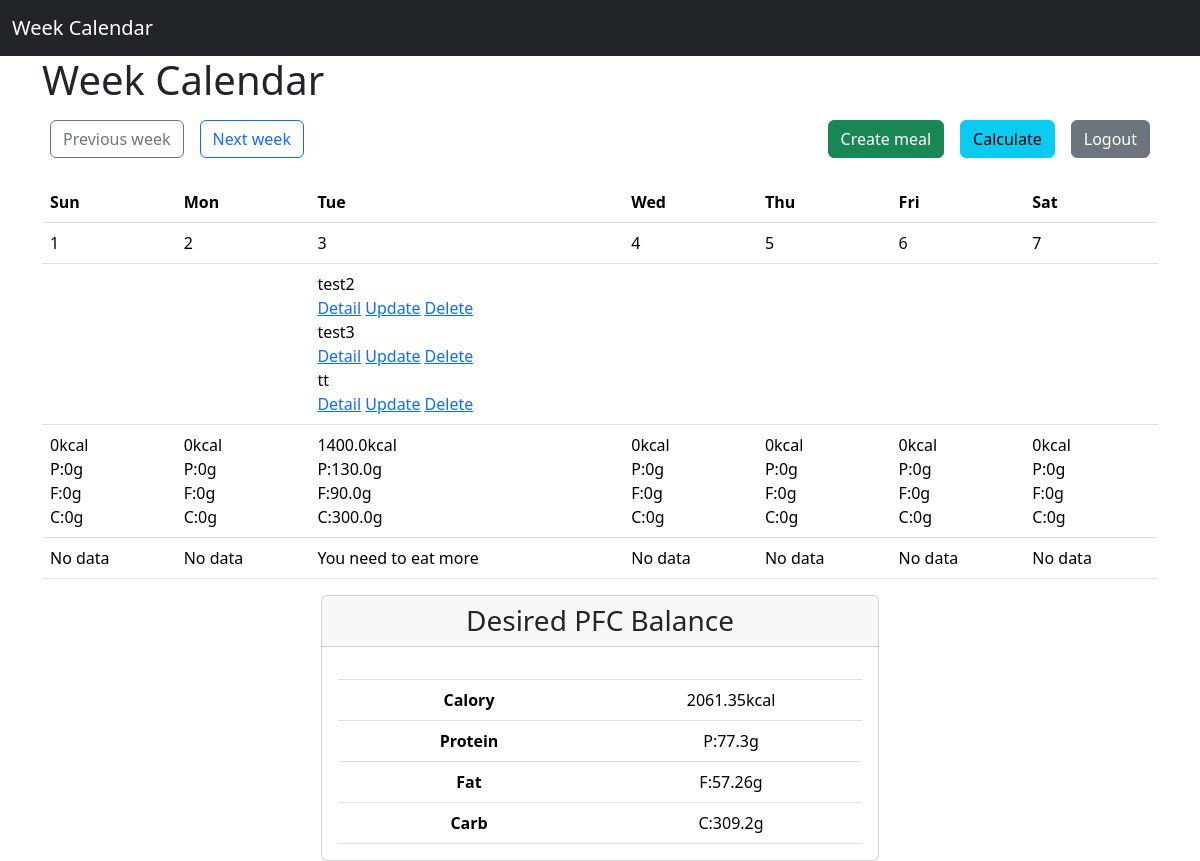
Page /week_with_meal/ (signed in) on the committed database.
### diet_management/models.py (models this page shows, shortened)
class Meal(models.Model):
    title = models.CharField(max_length=50)
    calory = models.FloatField()
    protein = models.FloatField()
    fat = models.FloatField()
    carb = models.FloatField()
    date = models.DateField()
    created_at = models.DateTimeField(auto_now_add=True)
    author = models.CharField(max_length=50, null=True)
    user = models.ForeignKey(get_user_model(), on_delete=models.CASCADE, null=True)

class Account(models.Model):
    user = models.OneToOneField(User, on_delete=models.CASCADE)
    last_name = models.CharField(max_length=100)
    first_name = models.CharField(max_length=100)
    calory = models.FloatField(null=True, default=0)
    protein = models.FloatField(null=True, default=0)
    fat = models.FloatField(null=True, default=0)
    carb = models.FloatField(null=True, default=0)

### diet_management/views.py (the view)
# urls.py: path("week_with_meal/", WeekWithMealCalendar.as_view(), name="week_with_meal"),
class WeekWithMealCalendar(LoginRequiredMixin, mixins.WeekWithMealMixin, TemplateView):
    template_name = "diet_management/week_with_meal.html"
    model = Meal
    date_field = 'date'
    first_weekday = 6
    def get_context_data(self, **kwargs):
        print(Account.objects.filter(user=self.request.user).get().calory)
        context = super().get_context_data(**kwargs)
        context.update({
            "account": Account.objects.filter(user=self.request.user),
            "accounts": Account.objects.all(),
            "calory80": Account.objects.filter(user=self.request.user).get().calory*0.8,
        })
        calendar_context = self.get_week_calendar()
        context.update(calendar_context)
        return context

### diet_management/mixins.py (called while the page is built)
    def setup_calendar(self):
        self._calendar = calendar.Calendar(self.first_weekday)

    def get_week_names(self):
        week_names = deque(self.week_names)
        week_names.rotate(-self.first_weekday)
        return week_names

    def get_week_days(self):
        month = self.kwargs.get('month')
        year = self.kwargs.get('year')
        day = self.kwargs.get('day')
        if month and year and day:
            date = datetime.date(year=int(year), month=int(month), day=int(day))
        else:
            date = datetime.date.today()
        for week in self._calendar.monthdatescalendar(date.year, date.month):
            if date in week:
                return week

    def get_week_calendar(self):
        self.setup_calendar()
        days = self.get_week_days()
        first = days[0]
        last = days[-1]
        calendar_data = {
            'now': datetime.date.today(),
            'week_days': days,
            'week_previous': first - datetime.timedelta(days=7),
            'week_next': first + datetime.timedelta(days=7),
            'week_names': self.get_week_names(),
            'week_first': first,
            'week_last': last,
        }
        return calendar_data

    def get_week_meals(self, start, end, days):
        lookup = {
            'date__range'.format(self.date_field): (start, end)
        }
        queryset = self.model.objects.filter(**lookup)
        day_meals = {day: [] for day in days}
        for meal in queryset:
            meal_date = getattr(meal, self.date_field)
            day_meals[meal_date].append(meal)
        return day_meals

    def get_total_pfc(self, start, end, days):
        lookup = {
            'date__range'.format(self.date_field): (start, end)
        }
        meals = self.model.objects.filter(**lookup)
        day_pfc = {day: {"cal": 0, "protein": 0, "fat": 0, "carb": 0} for day in days}
        for meal in meals:
            if self.request.user == meal.user:
                meal_date = getattr(meal, self.date_field)
                day_pfc[meal_date]["cal"] += meal.calory
                day_pfc[meal_date]["protein"] += meal.protein
                day_pfc[meal_date]["fat"] += meal.fat
                day_pfc[meal_date]["carb"] += meal.carb
        return day_pfc

### diet_management/templates/diet_management/week_with_meal.html
{% extends 'diet_management/base.html' %}
{% block content %}
<h1>Week Calendar</h1>
<div class="d-flex bd-highlight mb-3">
    <div class="p-2">
        <a class="btn btn-outline-secondary" href="{% url 'week_with_meal' week_previous.year week_previous.month week_previous.day %}">Previous week</a>
    </div>
    <div class="p-2">
        <a class="btn btn-outline-primary" href="{% url 'week_with_meal' week_next.year week_next.month week_next.day %}">Next week</a>
    </div>
    <div class="ms-auto p-2">
        <a class="btn btn-success" href="{% url 'create' %}">Create meal</a>
    </div>
    <div class="p-2">
        <a class="btn btn-info" href="{% url 'calculate' %}" role="button">Calculate</a>
    </div>
    <div class="p-2">
        <a class="btn btn-secondary" href="{% url 'Logout' %}" role="button">Logout</a>
    </div>
</div>
<table class="table" id="calendar">
    <thead>
        <tr>
            {% for w in week_names %}
                <th>{{ w }}</th>
            {% endfor %}
        </tr>
    </thead>
    <tbody>
        <tr>
            {% for day in week_days %}
                <td>
                    {% if week_first.month != day.month %}
                        {{ day | date:"m/d" }}
                    {% else %}
                        {{ day.day }}
                    {% endif %}
                </td>
            {% endfor %}
        </tr>
        <tr>
            {% for meals in week_day_meals.values %}
                <td>
                    {% for m in meals %}
                        {% if user == m.user %}
                            {{ m.title }}
                            <br>
                            <a href="{% url 'detail' m.pk %}">Detail</a>
                            <a href="{% url 'update' m.pk %}">Update</a>
                            <a href="{% url 'delete' m.pk %}">Delete</a>
                            <br>
                        {% endif %}
                    {% endfor %}
                </td>
            {% endfor %}
        </tr>
        <tr>
            {% for pfc in week_day_pfc.values %}
            <td>
                {{ pfc.cal }}kcal
                <br>
                P:{{ pfc.protein }}g
                <br>
                F:{{ pfc.fat }}g
                <br>
                C:{{ pfc.carb }}g
            </td>
            {% endfor %}
        </tr>
        <tr>
            {% for data in accounts %}
                {% if data.user == user %}
                    {% for pfc in week_day_pfc.values %}
                        {% if pfc.cal == 0 %}
                            <td>No data</td>
                        {% elif pfc.cal < calory80 %}
                            <td>You need to eat more</td>
                        {% elif pfc.cal > data.calory %}
                            <td>You are eating too much</td>
                        {% else %}
                            <td>Good job</td>
                        {% endif %}
                    {% endfor %}
                {% endif %}
            {% endfor %}
        </tr>
    </tbody>
</table>
<div class="card text-center mb3 mx-auto" style="width: 50%;">
    <h3 class="card-header">Desired PFC Balance</h3>
    <div class="card-body">
        <table class="table mb-0">
            <thead>
                <tr>
                    <th style="width: 50%;"></th>
                    <th style="width: 50%;"></th>
                </tr>
            </thead>
            <tbody>
                {% for data in accounts %}
                    {% if data.user == user %}
                        <tr>
                            <th>Calory</th>
                            <td>{{ data.calory }}kcal</td>
                        </tr>
                        <tr>
                            <th>Protein</th>
                            <td>P:{{ data.protein }}g</td>
                        </tr>
                        <tr>
                            <th>Fat</th>
                            <td>F:{{ data.fat }}g</td>
                        </tr>
                        <tr>
                            <th>Carb</th>
                            <td>C:{{ data.carb }}g</td>
                        </tr>
                    {% endif %}
                {% endfor %}
            </tbody>
        </table>
    </div>
</div>
{% endblock content %}

### rows in the picture
Meal: title "test2"
Meal: title "test3"
Meal: title "tt"
Account: calory "2061.35", protein "77.3", fat "57.26", carb "309.2"

### other values in the picture
{{ w }} "Sun" "Mon" "Tue" "Wed" "Thu" "Fri" "Sat"
{{ day.day }} "1" "2" "3" "4" "5" "6" "7"
{{ pfc.cal }} "0" "0" "1400.0" "0" "0" "0" "0"
{{ pfc.protein }} "0" "0" "130.0" "0" "0" "0" "0"
{{ pfc.fat }} "0" "0" "90.0" "0" "0" "0" "0"
{{ pfc.carb }} "0" "0" "300.0" "0" "0" "0" "0"
